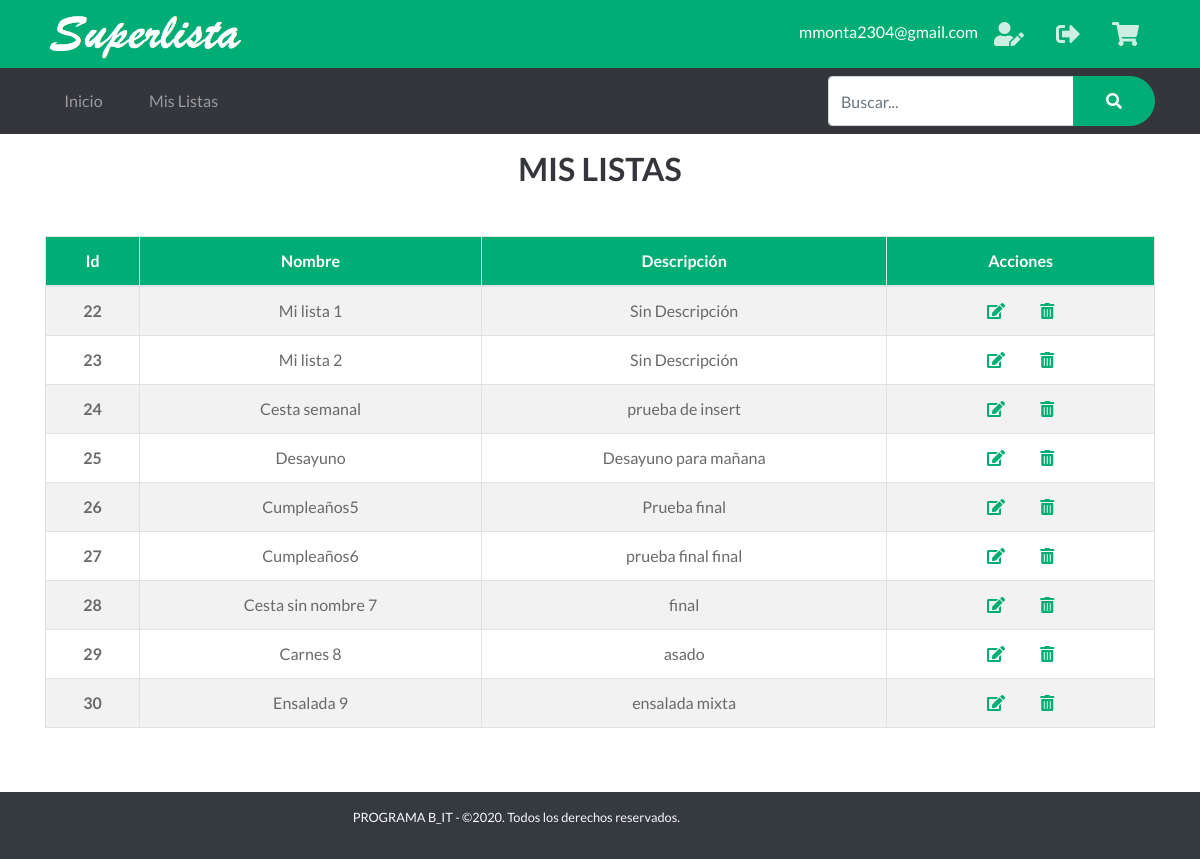
The page /MisListas (signed in) on the database as committed earlier.
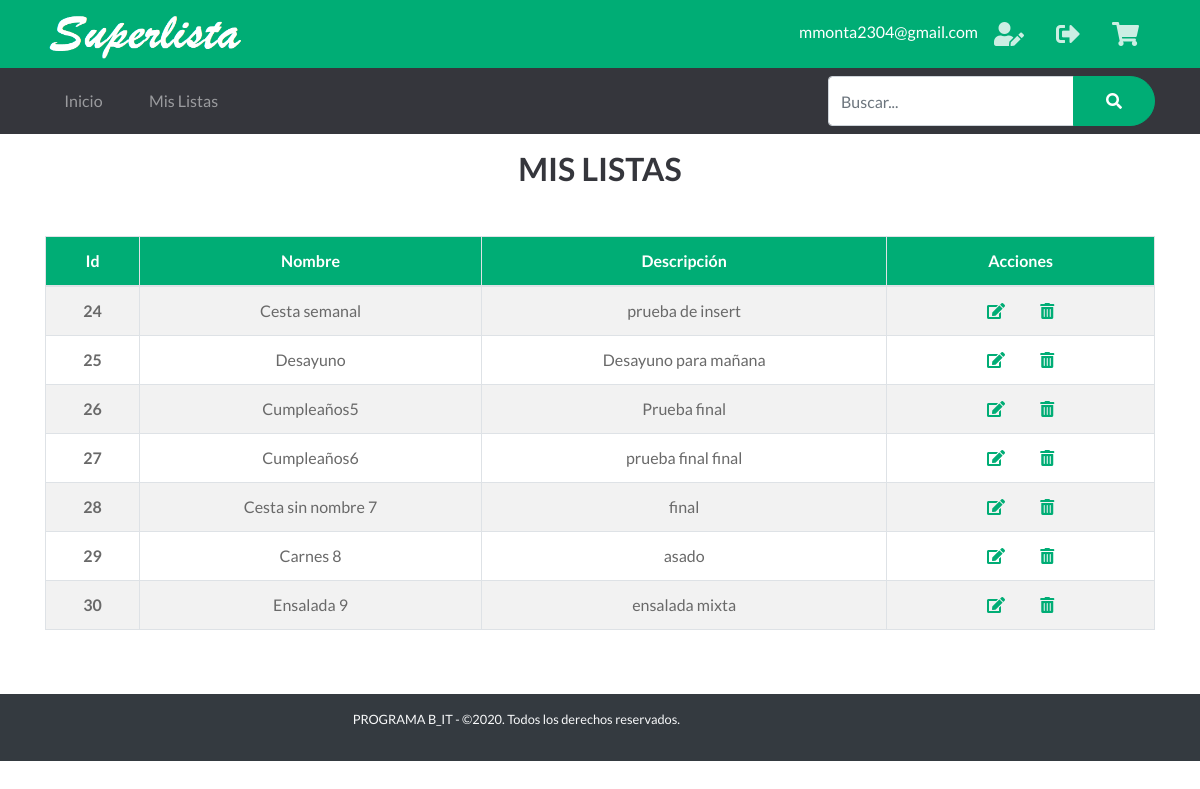
The same page on the database as committed later.
### tables this page shows
CREATE TABLE "Listas" (
	"Id"	INTEGER NOT NULL PRIMARY KEY AUTOINCREMENT UNIQUE,
	"UsuarioId"	INTEGER NOT NULL,
	"Nombre"	TEXT,
	"Descripcion"	TEXT,
	FOREIGN KEY("UsuarioId") REFERENCES "Usuarios"("Id")
);

### app.py (the view)
@app.route('/MisListas')  # Ruta Mis Listas
def MisListas():
    if 'nombre' in session:
        id = session['id']
        db = get_db()
        cur = db.cursor()
        find_lists = (
            "SELECT Id, Nombre, Descripcion FROM Listas WHERE UsuarioId = ?")
        cur.execute(find_lists, [(id)])
        resultado = [dict(Id=row[0], Nombre=row[1], Descripcion=row[2])
                     for row in cur.fetchall()]
        db.close()
        return render_template('mis_listas.html', listas=resultado)
    else:
        return redirect("/")

### app.py (called while the page is built)
def get_db():
    db = getattr(g, '_database', None)
    if db is None:
        db = g._database = sqlite3.connect('database1.db')
    return db

@app.teardown_appcontext
def close_connection(exception):
    db = getattr(g, '_database', None)
    if db is not None:
        db.close()

### templates/mis_listas.html
{% extends "layout_logged_in.html" %}
{% block content %}
<section id="mislistas">
    <header class="py-3 text-secondary text-center position-relative">
        <h2 class="display-6 font-weight-bold">MIS LISTAS</h2>
    </header>
    <br>
    <div class="container">
        <div class="row">
            <div class="col-12 col-lg-12 text-center">
                <table class="table table-bordered table-striped ">
                    <thead class="table bg-primary text-white ">
                      <tr>
                        <th scope="col">Id</th>
                        <th scope="col">Nombre</th>
                        <th scope="col">Descripción</th>
                        <th scope="col">Acciones</th>
                      </tr>
                    </thead>
                    <tbody>
                      {% for lista in listas %}
                        <tr>
                            <th scope="row">{{ lista.Id }}</th>
                            <td>{{ lista.Nombre }}</td>
                            <td>{{ lista.Descripcion }}</td>
                            <td>
                                <a href="/EditarLista/{{lista.Id}}"><i class="fas fa-edit text-primary px-3"></i></a>
                                <a href="/DeleteLista/{{lista.Id}}"><i class="fas fa-trash-alt text-primary px-3"></i></a>
                            </td>
                        </tr>
                      {% endfor %}
                    </tbody>
                  </table>
            </div>
        </div>
    </div>
</section>
{% endblock %}

Rows that differ between the two databases and show on the page:
removed Listas: Id "22", Nombre "Mi lista 1", Descripcion "Sin Descripción"
removed Listas: Id "23", Nombre "Mi lista 2", Descripcion "Sin Descripción"
